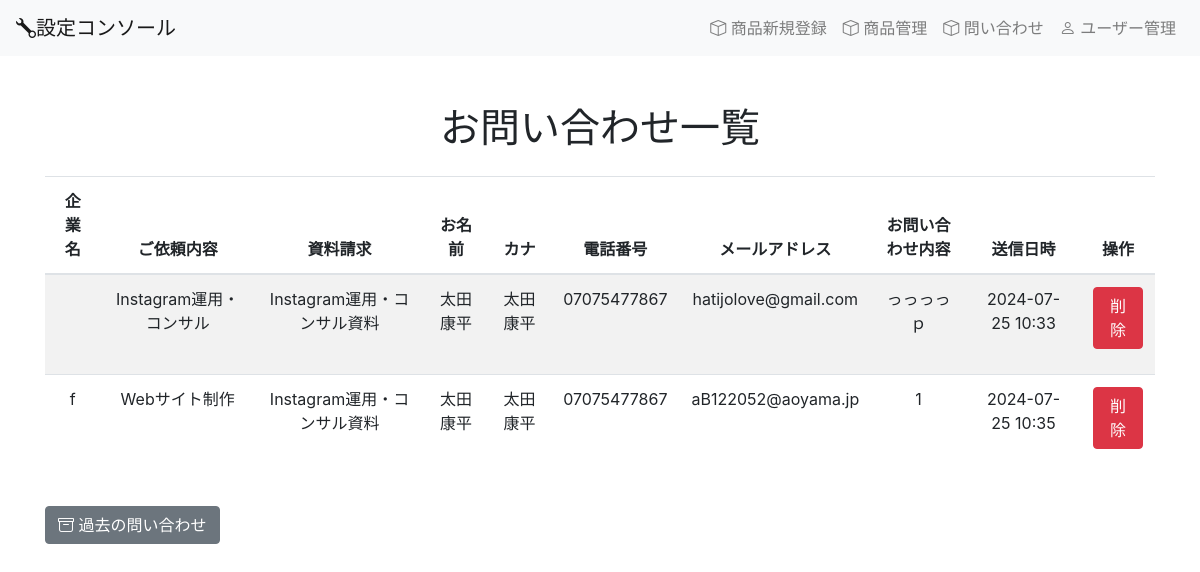
The app's page /admin/contacts with its own data.
### db.py (models this page shows)
class Contact(db.Model):
    __tablename__ = 'contacts'
    id = db.Column(db.Integer, primary_key=True)
    company = db.Column(db.String(50), nullable=False)
    request_type = db.Column(db.String(30))
    materials = db.Column(db.String(30))
    name = db.Column(db.String(30))
    name_kana = db.Column(db.String(30))
    phone = db.Column(db.String(30))
    email = db.Column(db.String(50))
    message = db.Column(db.String(1000))
    created_at = db.Column(db.DateTime, nullable=False, default=datetime.now(pytz.timezone('Asia/Tokyo')))
    updated_at = db.Column(db.DateTime, onupdate=datetime.now(pytz.timezone('Asia/Tokyo')))
    status = db.Column(db.Integer, nullable=False, default=0)  # 0: 未対応, 1: 対応中, 2: 対応済み, 3: 削除、あとで直す

### routes.py (the view)
@app.route('/admin/contacts')
def admin_contacts():
    contacts = Contact.query.filter_by(status=0).all()
    return render_template('admins/contacts-show.html', contacts=contacts)

### templates/admins/contacts-show.html (shortened to what this page needs)
{% extends 'admins/base.html' %}
{% block content %}
    <div class="container mt-5">
        <h1 class="mb-4 text-center">お問い合わせ一覧</h1>
        {% if contacts|length == 0 %}
            <div class="alert alert-info text-center" role="alert">
                <i class="bi bi-info-circle-fill"></i> 現在、お問い合わせはありません。
            </div>
        {% else %}
            <table class="table table-striped text-center">
                <thead>
                    <tr>
                        <th>企業名</th>
                        <th>ご依頼内容</th>
                        <th>資料請求</th>
                        <th>お名前</th>
                        <th>カナ</th>
                        <th>電話番号</th>
                        <th>メールアドレス</th>
                        <th>お問い合わせ内容</th>
                        <th>送信日時</th>
                        <th>操作</th>
                    </tr>
                </thead>
                <tbody>
                    {% for contact in contacts %}
                    <tr>
                        <td>{{ contact.company }}</td>
                        <td>{{ contact.request_type }}</td>
                        <td>{{ contact.materials }}</td>
                        <td>{{ contact.name }}</td>
                        <td>{{ contact.name_kana }}</td>
                        <td>{{ contact.phone }}</td>
                        <td>{{ contact.email }}</td>
                        <td>{{ contact.message }}</td>
                        <td>{{ contact.created_at.strftime('%Y-%m-%d %H:%M') }}</td>
                        <td>
                            <div class="status-container">
                                <button class="btn btn-danger status-button" onclick="deleteContact('{{ contact.id }}')">削除</button>
                            </div>
                        </td>
                    </tr>
                    {% endfor %}
                </tbody>
            </table>
        {% endif %}
        <a href="{{ url_for('admin_contacts_old') }}" id="for-contact" class="btn btn-secondary mt-3">
            <i class="bi bi-archive"></i> 過去の問い合わせ
        </a>
    </div>
{% endblock %}

### templates/admins/contacts-show.html (style rules this page uses)
th, td { text-align: center; }
td { justify-content: center; align-items: center; height: 100px; }

### records on screen
Contact: request_type "Instagram運用・コンサル", materials "Instagram運用・コンサル資料", name "太田康平", name_kana "太田康平", phone "07075477867", email "hatijolove@gmail.com", message "っっっっｐ", created_at "2024-07-25 10:33"
Contact: company "f", request_type "Webサイト制作", materials "Instagram運用・コンサル資料", name "太田康平", name_kana "太田康平", phone "07075477867", email "aB122052@aoyama.jp", message "1", created_at "2024-07-25 10:35"
